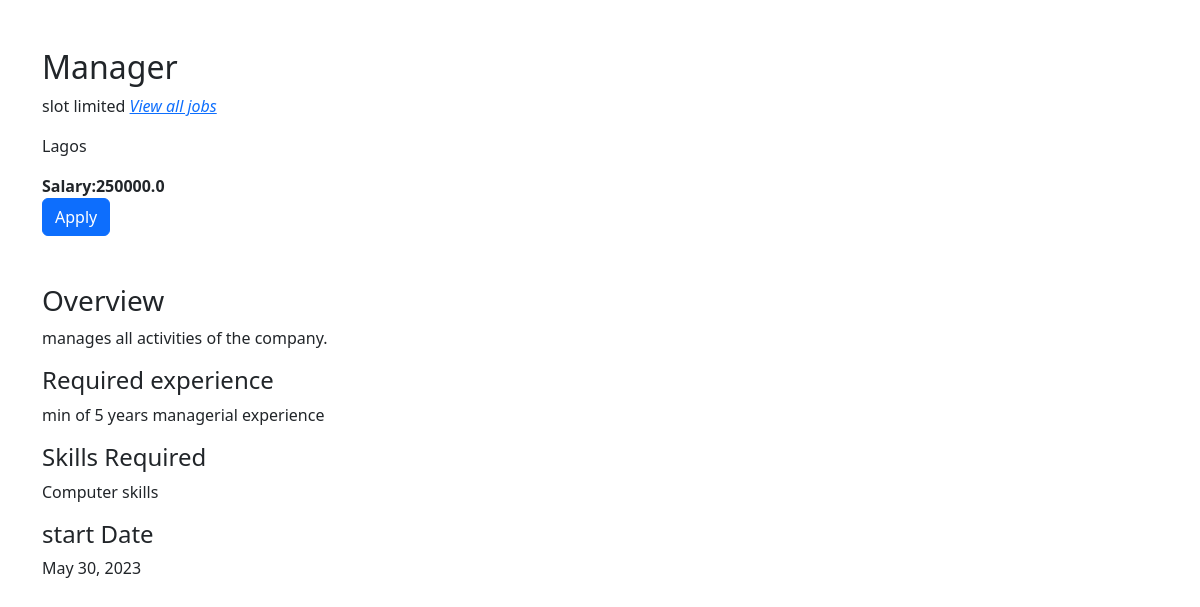
Page /job_detail/1 on the committed database.
### team/models.py (models this page shows, shortened)
class Job (models.Model):
    company = models.ForeignKey(Company, on_delete=models.CASCADE)
    start_date = models.DateField()
    end_date = models.DateField()
    title = models.CharField(max_length=50)
    salary = models.FloatField()
    image = models.ImageField(upload_to='img')
    description = models.CharField(max_length=400)
    experience = models.CharField(max_length=500)
    location = models.CharField(max_length=400)
    skills = models.CharField(max_length=200)
    creation_date =models.DateField()

class Company (models.Model):
    user = models.ForeignKey(User, on_delete=models.CASCADE)
    phone = models.CharField(max_length=20)
    image =  models.ImageField(upload_to='img')
    gender = models.CharField(max_length=20)
    type = models.CharField(max_length=20)
    status = models.CharField(max_length=20)
    company_name = models.CharField(max_length=150)

### team/views.py (the view)
# urls.py: path('job_detail/<str:id>', views.job_detail, name='job_detail'),
def job_detail(request,id):
    job = Job.objects.get(pk=id)
    context = {
        'job':job,
    }
    return render(request,'job_detail.html', context)

### team/templates/job_detail.html (shortened to what this page needs)
{% load static %}
<!doctype html>
<html lang="en">
  <head>
    <link
    rel="stylesheet"
    href="https://cdn.jsdelivr.net/npm/bootstrap-icons@1.10.3/font/bootstrap-icons.css"
  />
    <link rel="stylesheet" href="{% static '' %}css/style.css">
    <link href="https://cdn.jsdelivr.net/npm/bootstrap@5.3.0-alpha3/dist/css/bootstrap.min.css" rel="stylesheet">
  </head>
  <body>
    {% block content %}
    <div class="container">
      <div class="col-12 col-md-6 mt-5">
        <h2>{{job.title}}</h2>
        <p>{{job.company.company_name}} <i><a href="{% url 'all_jobs' %}">View all jobs</a></i></p>
        <p>{{job.location}}</p>
        <strong>Salary:{{job.salary}}</strong>
        <div>
          <a href="/job_apply/{{job.id}}/"><button class="btn btn-primary">Apply</button></a>
        </div>
        <div class="mt-5">
          <div>
            <h3>Overview</h3>
            <p>{{job.description}}.
            </p>
          </div>
          <div>
            <h4>Required experience</h4>
            <p>{{job.experience}}
            </p>
          </div>
          <div>
            <h4>Skills Required</h4>
            <p>{{job.skills}}</p>
            <h4>start Date</h4>
            <p>{{job.start_date}}</p>
          </div>
        </div>
    </div>
    {% endblock content %}
  </body>
</html>

### team/static/css/style.css (style rules this page uses)
* { padding-inline-start: 0%; margin: 0%; box-sizing: border-box; }

### rows in the picture
Job: title "Manager", company.company_name "slot limited", location "Lagos", salary "250000.0", description "manages all activities of the company", experience "min of 5 years managerial experience", skills "Computer skills", start_date "May 30, 2023"
